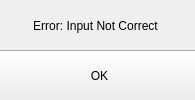
<?xml version="1.0" encoding="UTF-8"?>
<ui version="4.0">
 <class>MainWindow</class>
 <widget class="QMainWindow" name="MainWindow">
  <property name="geometry">
   <rect>
    <x>0</x>
    <y>0</y>
    <width>195</width>
    <height>100</height>
   </rect>
  </property>
  <property name="minimumSize">
   <size>
    <width>195</width>
    <height>100</height>
   </size>
  </property>
  <property name="maximumSize">
   <size>
    <width>195</width>
    <height>100</height>
   </size>
  </property>
  <property name="font">
   <font>
    <stylestrategy>PreferDefault</stylestrategy>
    <kerning>true</kerning>
   </font>
  </property>
  <property name="windowTitle">
   <string>Error</string>
  </property>
  <property name="toolButtonStyle">
   <enum>Qt::ToolButtonTextOnly</enum>
  </property>
  <property name="tabShape">
   <enum>QTabWidget::Triangular</enum>
  </property>
  <property name="dockOptions">
   <set>QMainWindow::AnimatedDocks</set>
  </property>
  <widget class="QWidget" name="centralwidget">
   <widget class="QLabel" name="error_label">
    <property name="geometry">
     <rect>
      <x>-10</x>
      <y>0</y>
      <width>211</width>
      <height>51</height>
     </rect>
    </property>
    <property name="font">
     <font>
      <pointsize>9</pointsize>
     </font>
    </property>
    <property name="text">
     <string>Error: Input Not Correct</string>
    </property>
    <property name="alignment">
     <set>Qt::AlignCenter</set>
    </property>
   </widget>
   <widget class="QPushButton" name="exit_button">
    <property name="geometry">
     <rect>
      <x>-3</x>
      <y>50</y>
      <width>205</width>
      <height>51</height>
     </rect>
    </property>
    <property name="minimumSize">
     <size>
      <width>90</width>
      <height>0</height>
     </size>
    </property>
    <property name="maximumSize">
     <size>
      <width>250</width>
      <height>16777215</height>
     </size>
    </property>
    <property name="text">
     <string>OK</string>
    </property>
   </widget>
  </widget>
 </widget>
 <resources/>
 <connections/>
</ui>
